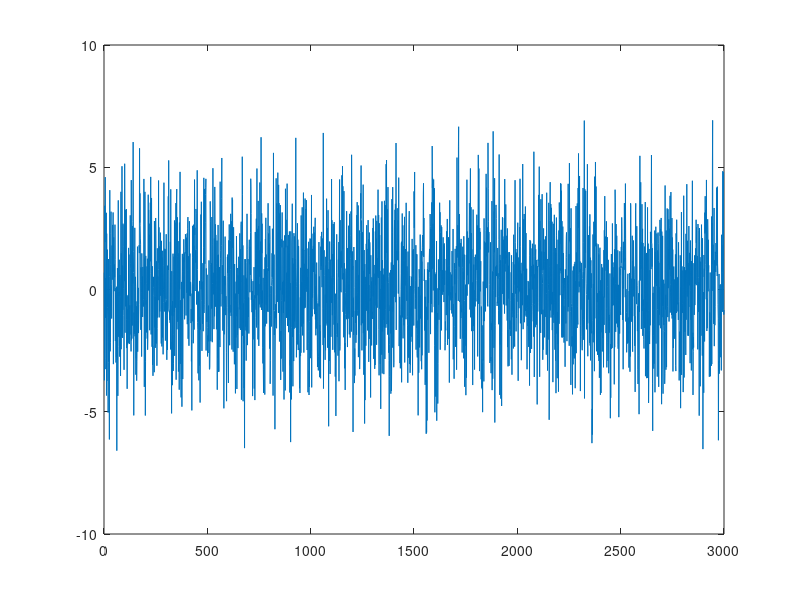
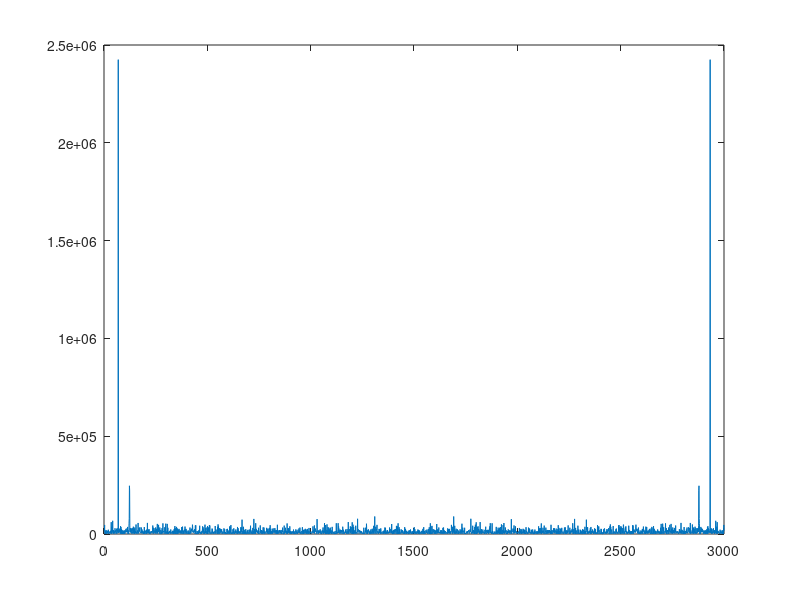
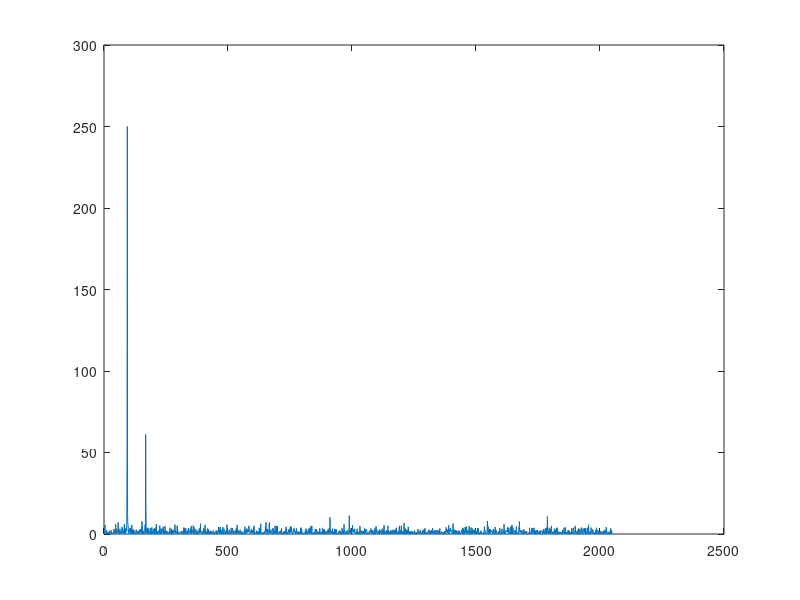
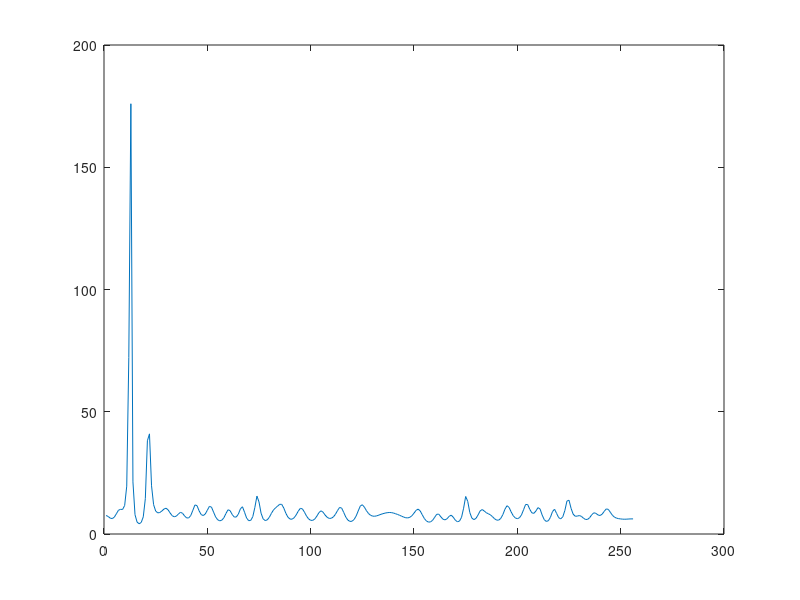

Write MATLAB code to recreate these figures, in order.
clear all
close all

% Exercitiul 3
f1 = 1000/44100;
f2 = 1800/44100;
A  = 2.0;
n  = 0:2999;
x = cos(2*pi*f1*n) + 0.5*cos(2*pi*f2*n) + A*randn(1,3000);
plot(x)

% Exercitiul 4
% Metoda 1: cu fft()
S = fft(x);       % Transf Fourier
pxx = abs(S).^2;  %  in modul, si ridicata la patrat
figure;
plot(pxx)

% Nicolae Cleju

% Metoda 2: cu periodogram()
pxx = periodogram(x);
figure
plot(pxx)

% Metoda 3: Yule-Walker
pxx = pyulear(x, 85);
figure
plot(pxx)

 